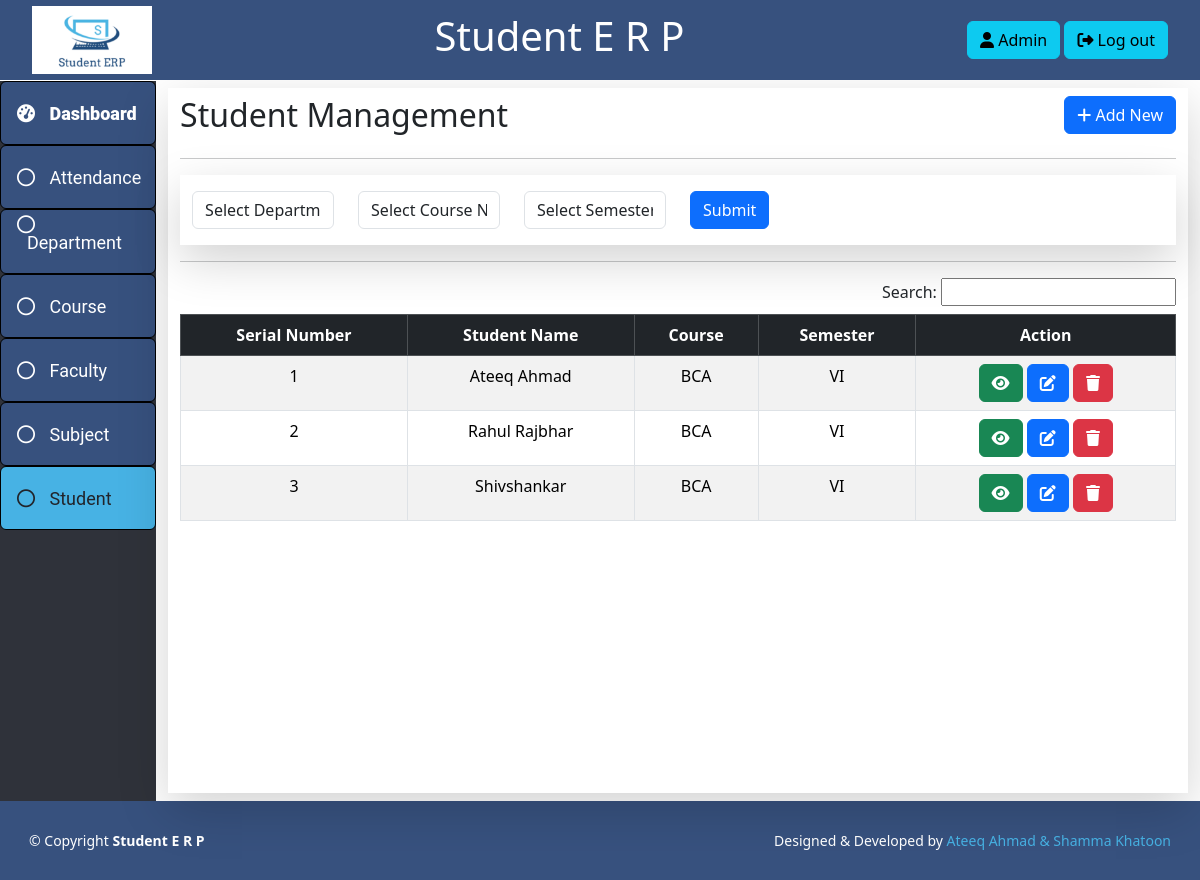
Screenshot of /admin-student/ (signed in) with the database file from the repository.
### attendance/models.py (models this page shows, shortened)
class student(models.Model):
    studentName = models.CharField(max_length = 50)
    courseId = models.ForeignKey(course, on_delete = models.CASCADE)
    semesterId = models.ForeignKey(semester, on_delete = models.CASCADE)
    departmentId = models.ForeignKey(department, on_delete = models.CASCADE)

class course(models.Model):
    courseName = models.CharField(max_length = 20)
    description = models.CharField(max_length = 50)
    departmentId = models.ForeignKey(department, on_delete = models.CASCADE)
    def __str__(self):
        return self.courseName

class semester(models.Model):
    semester = models.CharField(max_length = 5)
    def __str__(self):
        return self.semester

### attendance/views.py (the view)
# urls.py: path('admin-student/', views.adminStudentPage, name="admin-student"),
def adminStudentPage(request):
    if request.session.get('adminId'):
        adminId = request.session.get('adminId')
        adminName = request.session.get('adminName')
        adminGmailId = request.session.get('adminGmailId')
        adminMobileNo = request.session.get('adminMobileNo')
        departmentList = department.objects.all()
        courseList = course.objects.all()
        semesterList = semester.objects.all()
        studentList = student.objects.all()
        if request.method == "POST":
            courseId = request.POST['course']
            semesterId = request.POST['semester']
            studentList = student.get_student_by_course_id_semester_id(courseId, semesterId)
        context = {
            'departmentList' : departmentList,
            'courseList' : courseList,
            'semesterList' : semesterList,
            'studentList' : studentList,
            'adminId' : adminId,
            'adminName' : adminName,
            'adminGmailId' : adminGmailId,
            'adminMobileNo' : adminMobileNo
        }
        return render(request,"admin-student.html", context)
    else:
        return redirect("index")

### attendance/templates/admin-student.html (shortened to what this page needs)
{% extends "admin-base.html" %}
{% block admin %}
<div class="container mt-2 mb-2 d-flex">
    <div class="container shadow-lg bg-white">
        <div class="clearfix mt-2">
            <h2 class="float-start">
                Student Management
            </h2>
            <button type="button" class="btn btn-primary float-end" data-bs-toggle="modal" data-bs-target="#addStudent">
                <i class="fa-solid fa-plus"></i>
                <span>Add New</span>
            </button>
        </div>
        <hr>
        <div class="container py-3 shadow-lg bg-white">
            <form method="post" action="{% url 'admin-student' %}">
                <div class="row">
                    <div class="col-2">
                        <select class="form-control" id="department" name="department" required>
                            <option value="">Select Department</option>
                        </select>
                    </div>
                    <div class="col-2">
                        <select class="form-control" id="courseName" name="course" required>
                            <option value="">Select Course Name</option>
                        </select>
                    </div>
                    <div class="col-2">
                        <select class="form-control" id="semester" name="semester" required>
                            <option value="">Select Semester</option>
                        </select>
                    </div>
                    <div class="col-2">
                        <button type="submit" class="btn btn-primary">Submit</button>
                    </div>
                </div>
            </form>
        </div>
        <hr>
        <div class="clearfix">
            <span class="float-end">Search: <input type="search" id="live_search"></span>
        </div>
        <div class="mt-2">
            <table class="table table-striped table-bordered table-hover" id="searchresult">
                <thead class="table-dark align-center">
                    <tr>
                        <th>Serial Number</th>
                        <th>Student Name</th>
                        <th>Course</th>
                        <th>Semester</th>
                        <th>Action</th>
                    </tr>
                </thead>
                <tbody class="align-center">
                    {% for student in studentList %}
                    <tr>
                        <td>{{student.id}}</td>
                        <td>{{student.studentName}}</td>
                        <td>{{student.courseId}}</td>
                        <td>{{student.semesterId}}</td>
                        <td>
                            <a href="{% url 'admin-view-student' student.id %}" class="btn btn-success">
                                <i class="fa-solid fa-eye"></i>
                            </a>
                            <a href="{% url 'admin-edit-student' student.id %}" class="btn btn-primary">
                                <i class="fa-solid fa-pen-to-square"></i>
                            </a>
                            <a href="{% url 'admin-delete-student' student.id %}" class="btn btn-danger">
                                <i class="fa-solid fa-trash"></i>
                            </a>
                        </td>
                    </tr>
                    {% empty %}
                    <h2>No Record Found....!</h2>
                    {% endfor %}
                </tbody>
            </table>
        </div>
    </div>
</div>
</div>
{% endblock %}

### static/css/style.css (style rules this page uses)
* { margin: 0; padding: 0; box-sizing: border-box; }
.align-center { text-align: center; }
body { margin: 0; padding: 0; font-family: 'Roboto', sans-serif; height: 100vh; }

### rows the page displays
student: id "1", studentName "Ateeq Ahmad", courseId "BCA", semesterId "VI"
student: id "2", studentName "Rahul Rajbhar", courseId "BCA", semesterId "VI"
student: id "3", studentName "Shivshankar", courseId "BCA", semesterId "VI"
